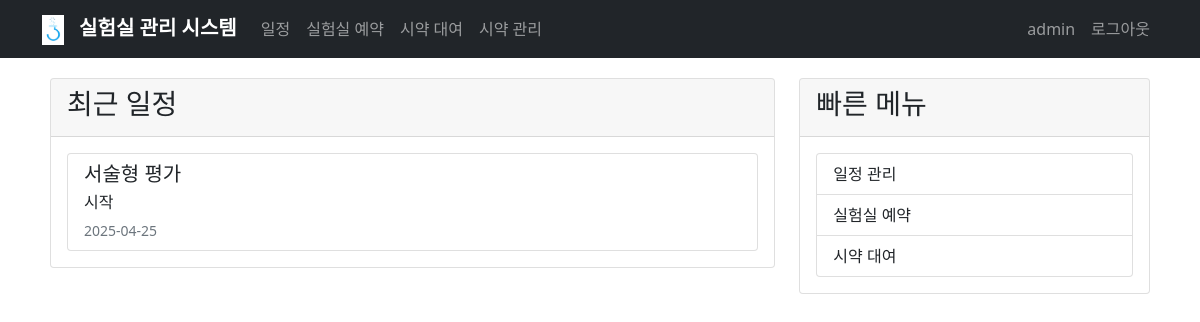
/ (signed in), run on an earlier commit of the app's database.
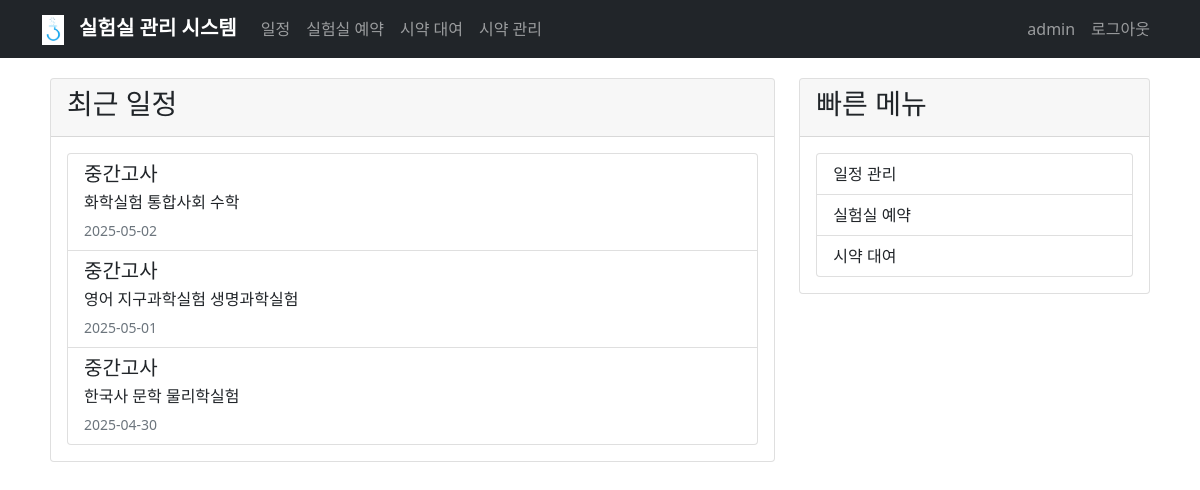
And on a later commit of the database.
### app.py (models this page shows, shortened)
class User(UserMixin, db.Model):
    id = db.Column(db.Integer, primary_key=True)
    username = db.Column(db.String(80), unique=True, nullable=False)
    password_hash = db.Column(db.String(120), nullable=False)
    is_admin = db.Column(db.Boolean, default=False)
    schedules = db.relationship('Schedule', backref='user', lazy=True)
    reservations = db.relationship('LabReservation', backref='user', lazy=True)
    reagent_loans = db.relationship('ReagentLoan', backref='user', lazy=True)

class Schedule(db.Model):
    id = db.Column(db.Integer, primary_key=True)
    title = db.Column(db.String(100), nullable=False)
    description = db.Column(db.Text)
    date = db.Column(db.Date, nullable=False)
    user_id = db.Column(db.Integer, db.ForeignKey('user.id'), nullable=False)

### app.py (the view)
@app.route('/')
def index():
    if current_user.is_authenticated:
        recent_schedules = Schedule.query.order_by(Schedule.date.desc()).limit(5).all()
        return render_template('index.html', schedules=recent_schedules)
    return render_template('index.html')

### app.py (called while the page is built)
@login_manager.user_loader
def load_user(user_id):
    return User.query.get(int(user_id))

### templates/index.html (shortened to what this page needs)
{% extends "base.html" %}
{% block content %}
<div class="row">
    <div class="col-md-8">
        <div class="card">
            <div class="card-header">
                <h3>최근 일정</h3>
            </div>
            <div class="card-body">
                {% if current_user.is_authenticated %}
                    {% if schedules %}
                        <div class="list-group">
                            {% for schedule in schedules %}
                                <div class="list-group-item">
                                    <h5 class="mb-1">{{ schedule.title }}</h5>
                                    <p class="mb-1">{{ schedule.description }}</p>
                                    <small class="text-muted">{{ schedule.date.strftime('%Y-%m-%d') }}</small>
                                </div>
                            {% endfor %}
                        </div>
                    {% else %}
                        <p>등록된 일정이 없습니다.</p>
                    {% endif %}
                {% else %}
                    <p>로그인 후 일정을 확인하실 수 있습니다.</p>
                {% endif %}
            </div>
        </div>
    </div>
    <div class="col-md-4">
        <div class="card">
            <div class="card-header">
                <h3>빠른 메뉴</h3>
            </div>
            <div class="card-body">
                <div class="list-group">
                    {% if current_user.is_authenticated %}
                        <a href="{{ url_for('calendar') }}" class="list-group-item list-group-item-action">
                             일정 관리
                        </a>
                        <a href="{{ url_for('lab_reservation') }}" class="list-group-item list-group-item-action">
                             실험실 예약
                        </a>
                        <a href="{{ url_for('reagent_loan') }}" class="list-group-item list-group-item-action">
                             시약 대여
                        </a>
                    {% endif %}
                </div>
            </div>
        </div>
    </div>
</div>
{% endblock %}

### templates/base.html (shortened to what this page needs)
<!DOCTYPE html>
<html lang="ko">
<head>
    <link href="https://cdn.jsdelivr.net/npm/bootstrap@5.1.3/dist/css/bootstrap.min.css" rel="stylesheet">
    <link href='https://cdn.jsdelivr.net/npm/fullcalendar@6.1.10/index.global.min.css' rel='stylesheet' />
    <link rel="stylesheet" href="https://cdnjs.cloudflare.com/ajax/libs/font-awesome/6.0.0/css/all.min.css">
</head>
<body>
    <nav class="navbar navbar-expand-lg navbar-dark bg-dark">
        <div class="container">
            <a class="navbar-brand" href="{{ url_for('index') }}">
                <img src="{{ url_for('static', filename='logo.png') }}" alt="로고">
                실험실 관리 시스템
            </a>
            <div class="collapse navbar-collapse" id="navbarNav">
                <ul class="navbar-nav me-auto">
                    {% if current_user.is_authenticated %}
                    <li class="nav-item">
                        <a class="nav-link" href="{{ url_for('calendar') }}">일정</a>
                    </li>
                    <li class="nav-item">
                        <a class="nav-link" href="{{ url_for('lab_reservation') }}">실험실 예약</a>
                    </li>
                    <li class="nav-item">
                        <a class="nav-link" href="{{ url_for('reagent_loan') }}">시약 대여</a>
                    </li>
                    {% if current_user.is_admin %}
                    <li class="nav-item">
                        <a class="nav-link" href="{{ url_for('manage_reagents') }}">시약 관리</a>
                    </li>
                    {% endif %}
                    {% endif %}
                </ul>
                <ul class="navbar-nav">
                    {% if current_user.is_authenticated %}
                    <li class="nav-item">
                        <span class="nav-link">{{ current_user.username }}</span>
                    </li>
                    <li class="nav-item">
                        <a class="nav-link" href="{{ url_for('logout') }}">로그아웃</a>
                    </li>
                    {% endif %}
                </ul>
            </div>
        </div>
    </nav>
    <div class="container main-content">
        {% block content %}{% endblock %}
    </div>
</body>
</html>

### templates/base.html (style rules this page uses)
.navbar-brand { font-weight: bold; }
.main-content { padding: 20px; }
.navbar-brand img { height: 30px; margin-right: 10px; }

What changed in the data, as far as the page shows it:
removed Schedule: title "서술형 평가", description "시작", date "2025-04-25"
added Schedule: title "중간고사", description "화학실험 통합사회 수학", date "2025-05-02"
added Schedule: title "중간고사", description "영어 지구과학실험 생명과학실험", date "2025-05-01"
added Schedule: title "중간고사", description "한국사 문학 물리학실험", date "2025-04-30"
